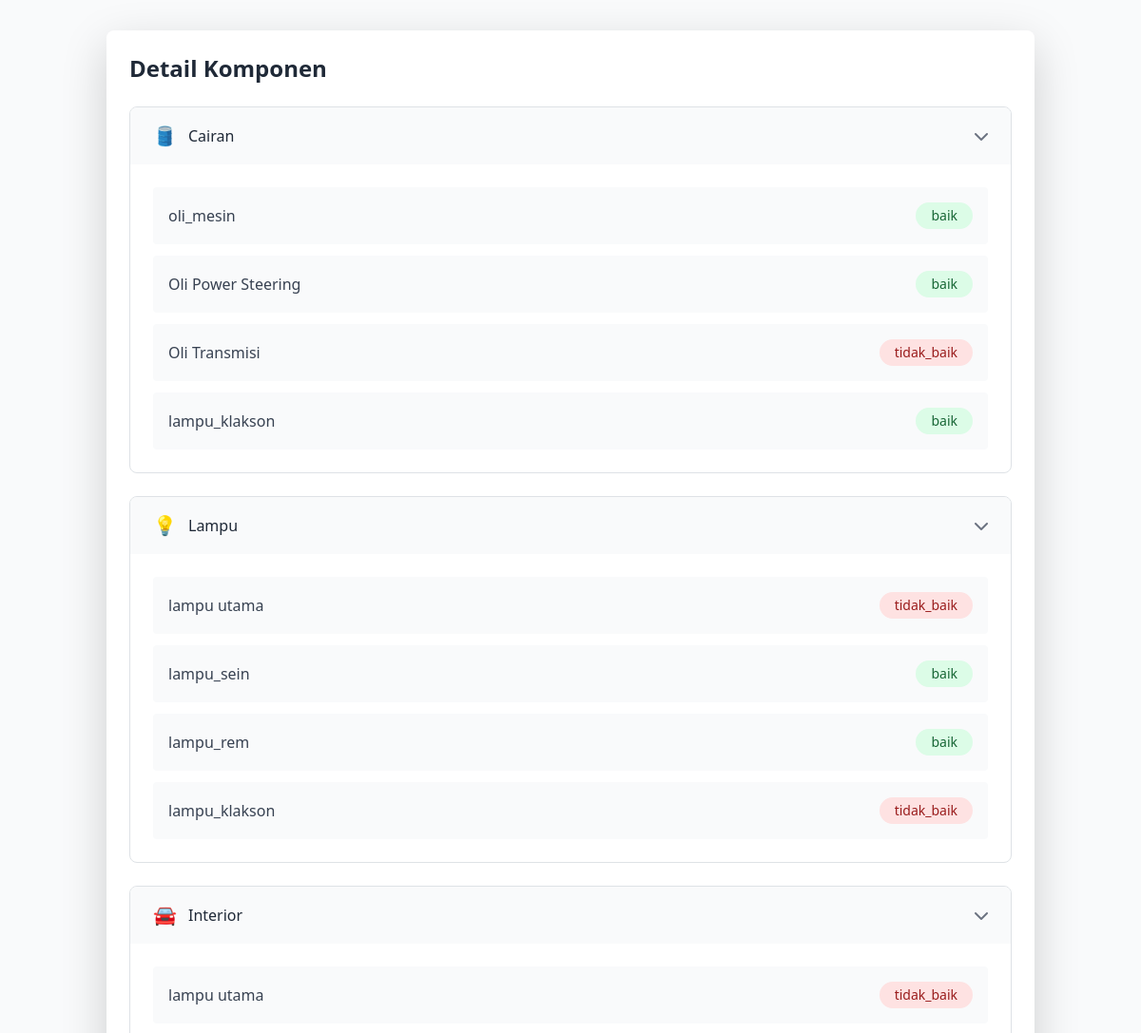
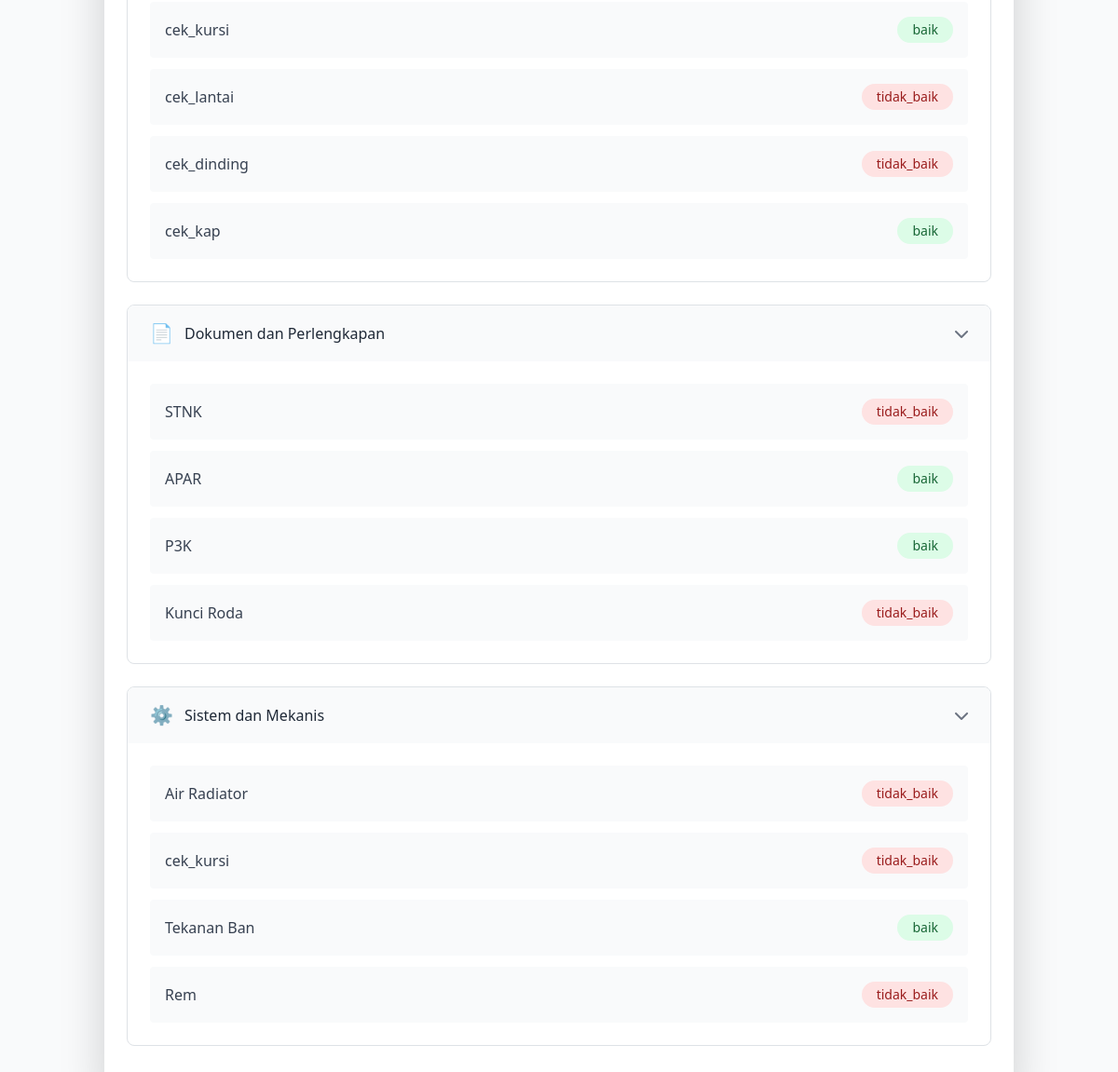
/dashboard/test.php?id=5, run on the app's committed database (2 pictures, top to bottom).
### tables this page shows
CREATE TABLE `vehicle_inspection` (
  `id` int(11) NOT NULL,
  `nama` varchar(100) DEFAULT NULL,
  `plat_mobil` varchar(20) DEFAULT NULL,
  `oli_mesin` varchar(50) DEFAULT NULL,
  `oli_mesin_foto` varchar(255) DEFAULT NULL,
  `oli_power_steering` varchar(50) DEFAULT NULL,
  `oli_power_steering_foto` varchar(255) DEFAULT NULL,
  `oli_transmisi` varchar(50) DEFAULT NULL,
  `oli_transmisi_foto` varchar(255) DEFAULT NULL,
  `minyak_rem` varchar(50) DEFAULT NULL,
  `minyak_rem_foto` varchar(255) DEFAULT NULL,
  `lampu_utama` varchar(50) DEFAULT NULL,
  `lampu_utama_foto` varchar(255) DEFAULT NULL,
  `lampu_sein` varchar(50) DEFAULT NULL,
  `lampu_sein_foto` varchar(255) DEFAULT NULL,
  `lampu_rem` varchar(50) DEFAULT NULL,
  `lampu_rem_foto` varchar(255) DEFAULT NULL,
  `lampu_klakson` varchar(50) DEFAULT NULL,
  `lampu_klakson_foto` varchar(255) DEFAULT NULL,
  `cek_aki` varchar(50) DEFAULT NULL,
  `aki_foto` varchar(255) DEFAULT NULL,
  `cek_kursi` varchar(50) DEFAULT NULL,
  `kursi_foto` varchar(255) DEFAULT NULL,
  `cek_lantai` varchar(50) DEFAULT NULL,
  `lantai_foto` varchar(255) DEFAULT NULL,
  `cek_dinding` varchar(50) DEFAULT NULL,
  `dinding_foto` varchar(255) DEFAULT NULL,
  `cek_kap` varchar(50) DEFAULT NULL,
  `kap_foto` varchar(255) DEFAULT NULL,
  `cek_stnk` varchar(50) DEFAULT NULL,
  `stnk_foto` varchar(255) DEFAULT NULL,
  `cek_apar` varchar(50) DEFAULT NULL,
  `apar_foto` varchar(255) DEFAULT NULL,
  `cek_p3k` varchar(50) DEFAULT NULL,
  `p3k_foto` varchar(255) DEFAULT NULL,
  `cek_kunci_roda` varchar(50) DEFAULT NULL,
  `kunci_roda_foto` varchar(255) DEFAULT NULL,
  `cek_air_radiator` varchar(50) DEFAULT NULL,
  `air_radiator_foto` varchar(255) DEFAULT NULL,
  `cek_bahan_bakar` varchar(50) DEFAULT NULL,
  `bahan_bakar_foto` varchar(255) DEFAULT NULL,
  `cek_tekanan_ban` varchar(50) DEFAULT NULL,
  `tekanan_ban_foto` varchar(255) DEFAULT NULL,
  `cek_rem` varchar(50) DEFAULT NULL,
  `created_at` timestamp NOT NULL DEFAULT current_timestamp(),
  `updated_at` timestamp NOT NULL DEFAULT current_timestamp() ON UPDATE current_timestamp()
);

### dashboard/test.php (the view, shortened to what the rows shown need)
<?php
$servername = "localhost";
$username = "root";
$password = "";
$dbname = "checkcar";
$conn = new mysqli($servername, $username, $password, $dbname);
$id = isset($_GET['id']) ? intval($_GET['id']) : 0;
$query = "SELECT * FROM vehicle_inspection WHERE id = ?";
$stmt = $conn->prepare($query);
$stmt->bind_param("i", $id);
$stmt->execute();
$result = $stmt->get_result();
$data = $result->fetch_assoc();
?>
<!DOCTYPE html>
<html lang="en">
<head>
    <link href="https://cdn.jsdelivr.net/npm/bootstrap@5.1.3/dist/css/bootstrap.min.css" rel="stylesheet">
    <link href="https://cdnjs.cloudflare.com/ajax/libs/font-awesome/5.15.4/css/all.min.css" rel="stylesheet">
     <script src="https://cdn.tailwindcss.com"></script>
    <link rel="stylesheet" href="https://cdnjs.cloudflare.com/ajax/libs/font-awesome/6.0.0/css/all.min.css">
</head>
<body class="bg-gray-50">
    <div class="container mx-auto px-4 py-8">
        <div class="bg-white rounded-lg shadow-lg p-6">
            <h2 class="text-2xl font-bold mb-6 text-gray-800">Detail Komponen</h2>
            <div class="mb-6">
                <div class="border rounded-lg overflow-hidden">
                    <div id="collapseCairan" class="block">
                        <div class="p-4 space-y-3">
                            <div class="flex items-center justify-between p-3 bg-gray-50 rounded">
                                <div class="flex items-center space-x-4">
                                    <span class="px-3 py-1 rounded-full text-sm <?php echo strtolower($data['oli_mesin']) === 'baik' ? 'bg-green-100 text-green-800' : 'bg-red-100 text-red-800'; ?>">
                                        <?php echo $data['oli_mesin']; ?>
                                    </span>
                                </div>
                            </div>
                            <div class="flex items-center justify-between p-3 bg-gray-50 rounded">
                                <div class="flex items-center space-x-4">
                                    <span class="px-3 py-1 rounded-full text-sm <?php echo strtolower($data['oli_power_steering']) === 'baik' ? 'bg-green-100 text-green-800' : 'bg-red-100 text-red-800'; ?>">
                                        <?php echo $data['oli_power_steering']; ?>
                                    </span>
                                </div>
                            </div>
                            <div class="flex items-center justify-between p-3 bg-gray-50 rounded">
                                <div class="flex items-center space-x-4">
                                    <span class="px-3 py-1 rounded-full text-sm <?php echo strtolower($data['oli_transmisi']) === 'baik' ? 'bg-green-100 text-green-800' : 'bg-red-100 text-red-800'; ?>">
                                        <?php echo $data['oli_transmisi']; ?>
                                    </span>
                                </div>
                            </div>
                            <div class="flex items-center justify-between p-3 bg-gray-50 rounded">
                                <div class="flex items-center space-x-4">
                                    <span class="px-3 py-1 rounded-full text-sm <?php echo strtolower($data['minyak_rem']) === 'baik' ? 'bg-green-100 text-green-800' : 'bg-red-100 text-red-800'; ?>">
                                        <?php echo $data['minyak_rem']; ?>
                                    </span>
                                </div>
                            </div>
                        </div>
                    </div>
                </div>
            </div>
            <div class="mb-6">
                <div class="border rounded-lg overflow-hidden">
                    <div id="collapseLampu" class="block">
                        <div class="p-4 space-y-3">
                            <div class="flex items-center justify-between p-3 bg-gray-50 rounded">
                                <div class="flex items-center space-x-4">
                                    <span class="px-3 py-1 rounded-full text-sm <?php echo strtolower($data['lampu_utama']) === 'baik' ? 'bg-green-100 text-green-800' : 'bg-red-100 text-red-800'; ?>">
                                        <?php echo $data['lampu_utama']; ?>
                                    </span>
                                </div>
                            </div>
                            <div class="flex items-center justify-between p-3 bg-gray-50 rounded">
                                <div class="flex items-center space-x-4">
                                    <span class="px-3 py-1 rounded-full text-sm <?php echo strtolower($data['lampu_sein']) === 'baik' ? 'bg-green-100 text-green-800' : 'bg-red-100 text-red-800'; ?>">
                                        <?php echo $data['lampu_sein']; ?>
                                    </span>
                                </div>
                            </div>
                            <div class="flex items-center justify-between p-3 bg-gray-50 rounded">
                                <div class="flex items-center space-x-4">
                                    <span class="px-3 py-1 rounded-full text-sm <?php echo strtolower($data['lampu_rem']) === 'baik' ? 'bg-green-100 text-green-800' : 'bg-red-100 text-red-800'; ?>">
                                        <?php echo $data['lampu_rem']; ?>
                                    </span>
                                </div>
                            </div>
                            <div class="flex items-center justify-between p-3 bg-gray-50 rounded">
                                <div class="flex items-center space-x-4">
                                    <span class="px-3 py-1 rounded-full text-sm <?php echo strtolower($data['lampu_klakson']) === 'baik' ? 'bg-green-100 text-green-800' : 'bg-red-100 text-red-800'; ?>">
                                        <?php echo $data['lampu_klakson']; ?>
                                    </span>
                                </div>
                            </div>
                        </div>
                    </div>
                </div>
            </div>
            <div class="mb-6">
                <div class="border rounded-lg overflow-hidden">
                    <div id="collapseInter" class="block">
                        <div class="p-4 space-y-3">
                            <div class="flex items-center justify-between p-3 bg-gray-50 rounded">
                                <div class="flex items-center space-x-4">
                                    <span class="px-3 py-1 rounded-full text-sm <?php echo strtolower($data['cek_aki']) === 'baik' ? 'bg-green-100 text-green-800' : 'bg-red-100 text-red-800'; ?>">
                                        <?php echo $data['cek_aki']; ?>
                                    </span>
                                </div>
                            </div>
                            <div class="flex items-center justify-between p-3 bg-gray-50 rounded">
                                <div class="flex items-center space-x-4">
                                    <span class="px-3 py-1 rounded-full text-sm <?php echo strtolower($data['cek_kursi']) === 'baik' ? 'bg-green-100 text-green-800' : 'bg-red-100 text-red-800'; ?>">
                                        <?php echo $data['cek_kursi']; ?>
                                    </span>
                                </div>
                            </div>
                            <div class="flex items-center justify-between p-3 bg-gray-50 rounded">
                                <div class="flex items-center space-x-4">
                                    <span class="px-3 py-1 rounded-full text-sm <?php echo strtolower($data['cek_lantai']) === 'baik' ? 'bg-green-100 text-green-800' : 'bg-red-100 text-red-800'; ?>">
                                        <?php echo $data['cek_lantai']; ?>
                                    </span>
                                </div>
                            </div>
                            <div class="flex items-center justify-between p-3 bg-gray-50 rounded">
                                <div class="flex items-center space-x-4">
                                    <span class="px-3 py-1 rounded-full text-sm <?php echo strtolower($data['cek_dinding']) === 'baik' ? 'bg-green-100 text-green-800' : 'bg-red-100 text-red-800'; ?>">
                                        <?php echo $data['cek_dinding']; ?>
                                    </span>
                                </div>
                            </div>
                            <div class="flex items-center justify-between p-3 bg-gray-50 rounded">
                                <div class="flex items-center space-x-4">
                                    <span class="px-3 py-1 rounded-full text-sm <?php echo strtolower($data['cek_kap']) === 'baik' ? 'bg-green-100 text-green-800' : 'bg-red-100 text-red-800'; ?>">
                                        <?php echo $data['cek_kap']; ?>
                                    </span>
                                </div>
                            </div>
                        </div>
                    </div>
                </div>
            </div>
            <div class="mb-6">
                <div class="border rounded-lg overflow-hidden">
                    <div id="collapseDoc" class="block">
                        <div class="p-4 space-y-3">
                            <div class="flex items-center justify-between p-3 bg-gray-50 rounded">
                                <div class="flex items-center space-x-4">
                                    <span class="px-3 py-1 rounded-full text-sm <?php echo strtolower($data['cek_stnk']) === 'baik' ? 'bg-green-100 text-green-800' : 'bg-red-100 text-red-800'; ?>">
                                        <?php echo $data['cek_stnk']; ?>
                                    </span>
                                </div>
                            </div>
                            <div class="flex items-center justify-between p-3 bg-gray-50 rounded">
                                <div class="flex items-center space-x-4">
                                    <span class="px-3 py-1 rounded-full text-sm <?php echo strtolower($data['cek_apar']) === 'baik' ? 'bg-green-100 text-green-800' : 'bg-red-100 text-red-800'; ?>">
                                        <?php echo $data['cek_apar']; ?>
                                    </span>
                                </div>
                            </div>
                            <div class="flex items-center justify-between p-3 bg-gray-50 rounded">
                                <div class="flex items-center space-x-4">
                                    <span class="px-3 py-1 rounded-full text-sm <?php echo strtolower($data['cek_p3k']) === 'baik' ? 'bg-green-100 text-green-800' : 'bg-red-100 text-red-800'; ?>">
                                        <?php echo $data['cek_p3k']; ?>
                                    </span>
                                </div>
                            </div>
                            <div class="flex items-center justify-between p-3 bg-gray-50 rounded">
                                <div class="flex items-center space-x-4">
                                    <span class="px-3 py-1 rounded-full text-sm <?php echo strtolower($data['cek_kunci_roda']) === 'baik' ? 'bg-green-100 text-green-800' : 'bg-red-100 text-red-800'; ?>">
                                        <?php echo $data['cek_kunci_roda']; ?>
                                    </span>
                                </div>
                            </div>
                        </div>
                    </div>
                </div>
            </div>
            <div class="mb-6">
                <div class="border rounded-lg overflow-hidden">
                    <div id="collapseSistem" class="block">
                        <div class="p-4 space-y-3">
                            <div class="flex items-center justify-between p-3 bg-gray-50 rounded">
                                <div class="flex items-center space-x-4">
                                    <span class="px-3 py-1 rounded-full text-sm <?php echo strtolower($data['cek_air_radiator']) === 'baik' ? 'bg-green-100 text-green-800' : 'bg-red-100 text-red-800'; ?>">
                                        <?php echo $data['cek_air_radiator']; ?>
                                    </span>
                                </div>
                            </div>
                            <div class="flex items-center justify-between p-3 bg-gray-50 rounded">
                                <div class="flex items-center space-x-4">
                                    <span class="px-3 py-1 rounded-full text-sm <?php echo strtolower($data['cek_bahan_bakar']) === 'baik' ? 'bg-green-100 text-green-800' : 'bg-red-100 text-red-800'; ?>">
                                        <?php echo $data['cek_bahan_bakar']; ?>
                                    </span>
                                </div>
                            </div>
                            <div class="flex items-center justify-between p-3 bg-gray-50 rounded">
                                <div class="flex items-center space-x-4">
                                    <span class="px-3 py-1 rounded-full text-sm <?php echo strtolower($data['cek_tekanan_ban']) === 'baik' ? 'bg-green-100 text-green-800' : 'bg-red-100 text-red-800'; ?>">
                                        <?php echo $data['cek_tekanan_ban']; ?>
                                    </span>
                                </div>
                            </div>
                            <div class="flex items-center justify-between p-3 bg-gray-50 rounded">
                                <div class="flex items-center space-x-4">
                                    <span class="px-3 py-1 rounded-full text-sm <?php echo strtolower($data['cek_rem']) === 'baik' ? 'bg-green-100 text-green-800' : 'bg-red-100 text-red-800'; ?>">
                                        <?php echo $data['cek_rem']; ?>
                                    </span>
                                </div>
                            </div>
                        </div>
                    </div>
                </div>
            </div>
        </div>
    </div>
</body>
</html>

### data on the page
vehicle_inspection: oli_mesin "baik", oli_power_steering "baik", oli_transmisi "tidak_baik", minyak_rem "baik", lampu_utama "tidak_baik", lampu_sein "baik", lampu_rem "baik", lampu_klakson "tidak_baik", cek_aki "tidak_baik", cek_kursi "baik", cek_lantai "tidak_baik", cek_dinding "tidak_baik", cek_kap "baik", cek_stnk "tidak_baik", cek_apar "baik", cek_p3k "baik", cek_kunci_roda "tidak_baik", cek_air_radiator "tidak_baik", cek_bahan_bakar "tidak_baik", cek_tekanan_ban "baik", cek_rem "tidak_baik"
